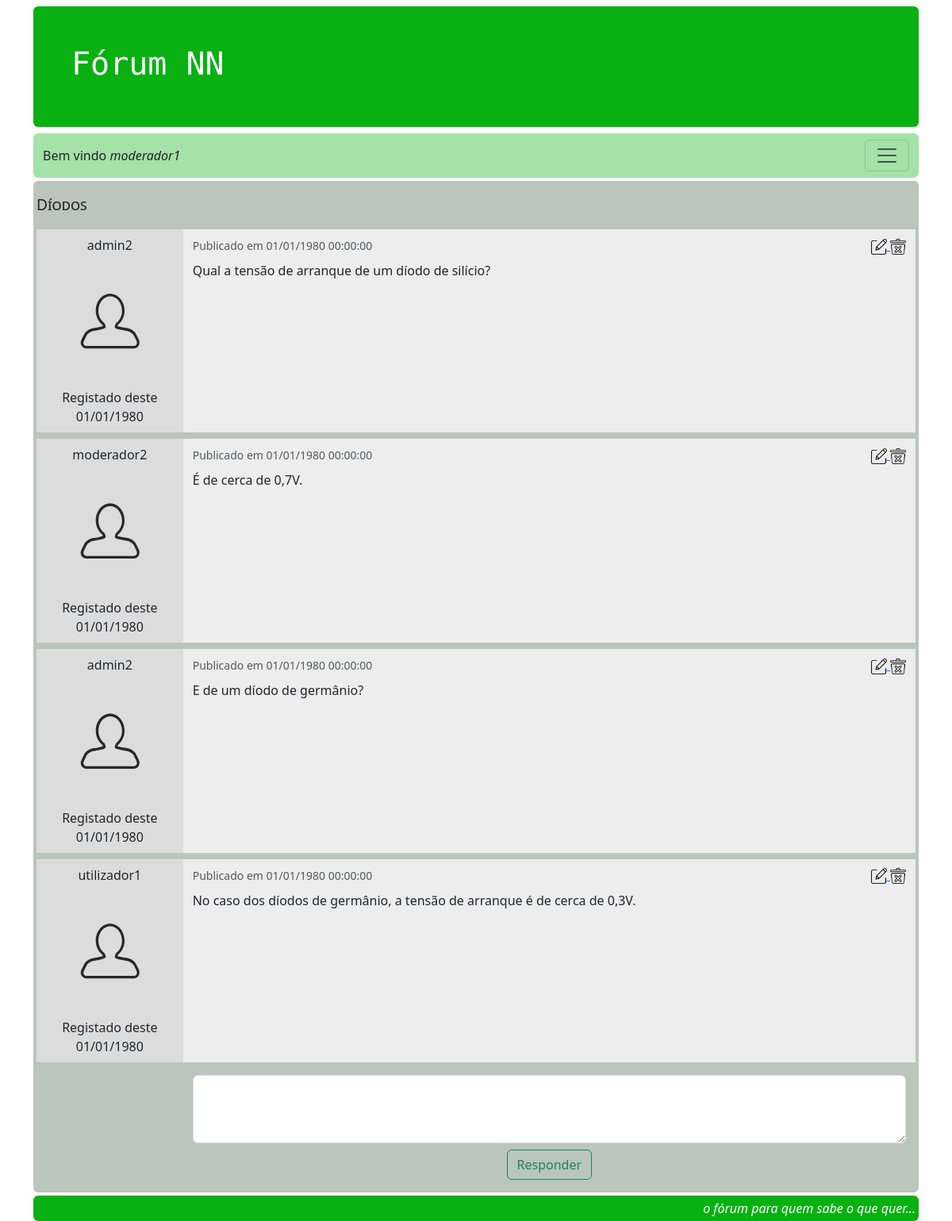
The page /topico.php?id_topico=1 (signed in) on the database its author committed.
### tables this page shows
CREATE TABLE `t_topico` (
  `idtopico` int NOT NULL,
  `titulo` varchar(255) NOT NULL,
  `refidutilizador` int NOT NULL,
  `datatopico` timestamp NOT NULL DEFAULT CURRENT_TIMESTAMP
);

CREATE TABLE `t_mensagem` (
  `idmensagem` int NOT NULL,
  `refidutilizador` int NOT NULL,
  `refidtopico` int NOT NULL,
  `mensagem` varchar(64000) NOT NULL,
  `datamensagem` timestamp NOT NULL DEFAULT CURRENT_TIMESTAMP
);

CREATE TABLE `t_utilizador` (
  `idutilizador` int NOT NULL,
  `utilizador` varchar(100) NOT NULL,
  `senha` varchar(100) NOT NULL,
  `tipo` int NOT NULL DEFAULT '1',
  `dataregisto` timestamp NOT NULL DEFAULT CURRENT_TIMESTAMP,
  `ativo` int NOT NULL DEFAULT '1'
);

### bd.php (called while the page is built, shortened)
<?php
    function ligarBD() {
        $servername = "localhost";
        $username = "root";
        $password = "mysql";
        $nomebd = "bdforum";
        try {
            $conn = new PDO("mysql:host=$servername;dbname=$nomebd", $username, $password);
            $conn->setAttribute(PDO::ATTR_ERRMODE, PDO::ERRMODE_EXCEPTION);
            return $conn;
        } catch(PDOException $e) {
            echo "Erro no acesso à base de dados: " . $e->getMessage();
            return null;
        }
    }
    function consultarBD($sql) {
        $conn = ligarBD();
        $stmt = $conn->prepare($sql);
        $stmt->execute();
        $stmt->setFetchMode(PDO::FETCH_ASSOC);
        $rs = $stmt->fetchAll();
        return $rs;
    }
?>

### topico.php (the view, shortened to what this page needs)
<?php
    include_once('bd.php');
    if (isset($_GET['id_topico']) &&
        !empty($_GET['id_topico']) &&
        is_numeric($_GET['id_topico']) ) {
            $sql = 'SELECT titulo FROM t_topico WHERE idtopico='.$_GET['id_topico'];
            $rs = consultarBD($sql);
            $titulo = $rs[0]['titulo'];
            $sql = 'SELECT idmensagem, mensagem, datamensagem, idutilizador, utilizador, dataregisto';
            $sql .= ' FROM t_mensagem JOIN t_utilizador ON';
            $sql .= ' t_mensagem.refidutilizador = t_utilizador.idutilizador';
            $sql .= ' WHERE refidtopico = '.$_GET['id_topico'];
            $sql .= ' ORDER BY idmensagem ASC';
            $rs = consultarBD($sql);
    }
    else {
    ?>
        <h3>Tópico não encontrado.</h3>
        <p>Clique <a href="./topicos.php">aqui</a> para voltar aos tópicos.</p>
    <?php
    die();
    }
?>
<!DOCTYPE html>
<html lang="pt">
<head>
    <?php require_once('metadados.php') ?>
</head>
<body>
    <div class="container">
        <?php include_once('header.php'); ?>
        <?php include_once('navegacao.php'); ?>
        <div class="my-1 p-3 bg-topico rounded">
            <div class="row mb-3 topico-titulo">
                <?php echo $titulo; ?>
            </div>
            <?php
            foreach ($rs as $registo) {
                $idmensagem = $registo['idmensagem'];
                $mensagem= $registo['mensagem'];
                $datamensagem = date_format(date_create($registo['datamensagem']),"d/m/Y H:i:s");
                $utilizador = $registo['utilizador'];
                $dataregisto = date_format(date_create($registo['dataregisto']),"d/m/Y");
            ?>
            <div class="row pb-2">
                <div class="col-sm-2 topico-utilizador p-2 text-center">
                    <?php echo $utilizador; ?>
                    <img src="./assets/img/utilizador.svg" class="img-fluid" alt="imagem_utilizador">
                    <? echo 'Registado deste '.$dataregisto; ?>
                </div>
                <div class="col-sm-10 topico-mensagem">
                    <div class="row pb-2 pt-2 align-items-center" >
                        <div class="col-sm-8 text-left text-muted">
                            <small id="publicado-em">Publicado em <?php echo $datamensagem; ?></small>
                        </div>
                        <div class="col-sm-4 text-end">
                            <a href="./editar_mensagem.php?id_mensagem=<?php echo $idmensagem; ?>">
                                <img src="./assets/img/editar.png" class="img-fluid topico-icones"
                                    alt="imagem_editar" title="Editar mensagem">
                            </a>
                            <a href="./eliminar_mensagem.php?id_mensagem=<?php echo $idmensagem; ?>">
                                <img src="./assets/img/eliminar.png" class="img-fluid topico-icones"
                                    alt="imagem_eliminar" title="Eliminar mensagem">
                            </a>
                        </div>
                    </div>
                    <p id="mensagem">
                    <?php echo $mensagem; ?>
                    </p>
                </div>
            </div>
            <?php
            }
            ?>
            <div class="row pt-2">
                <div class="col-sm-2"></div>
                <div class="col-sm-10 text-center">
                    <form action="./responder_topico.php?id_topico=<?php echo $_GET['id_topico']; ?>" method="post">
                        <textarea class="form-control mb-1" id="mensagem" name="mensagem" rows="3" required></textarea>
                        <button type="submit" class="btn btn-outline-success mt-1">Responder</button>
                    </form>
                </div>
            </div>
        </div>
        <?php include_once('footer.php'); ?>
    </div>
</body>
</html>

### metadados.php (shortened to what this page needs)
<link href="./bootstrap-5.3.3-dist/css/bootstrap.min.css" rel="stylesheet">
<link href="./css/meu_estilo.css" rel="stylesheet">

### header.php
<div class="my-2 p-5 bg-buzio text-white rounded">
    <div class="row">
        <div class="col-sm-8 ">
            <h1 class="monoton-regular">Fórum NN</h1>
        </div>
    </div>
</div>

### navegacao.php (shortened to what this page needs)
<nav class="navbar bg-navegacao rounded">
    <div class="container-fluid">
        <span>Bem vindo <i><?php echo $_SESSION['utilizador']; ?></i></span>
        <button class="navbar-toggler" type="button" data-bs-toggle="offcanvas" data-bs-target="#offcanvasNavbar">
            <span class="navbar-toggler-icon"></span>
        </button>
    </div>
</nav>

### footer.php
<div class="p-1 bg-buzio text-white rounded">
    <div class="row">
        <div class="col-sm-12 text-end fst-italic">
            o fórum para quem sabe o que quer...
        </div>
    </div>
</div>

### css/meu_estilo.css (style rules this page uses)
.monoton-regular { font-family: "Monoton", sans-serif; font-weight: 400; font-style: normal; }
.bg-buzio { background-color:rgb(8, 177, 17); }
.bg-navegacao { background-color:rgba(8, 177, 16, 0.363); }
.bg-topico { background-color:rgba(68, 96, 69, 0.363); }
.topico-titulo { font-size:larger; font-variant: small-caps; }
.topico-utilizador { background-color:rgb(220, 220, 220); }
.topico-mensagem { background-color:rgb(237, 237, 237); }
.topico-icones { max-width: 20px; height: auto; }

### rows shown on the page
t_topico: titulo "Díodos"
t_mensagem: t_utilizador.utilizador "admin2", t_utilizador.dataregisto "01/01/1980", datamensagem "01/01/1980 00:00:00", mensagem "Qual a tensão de arranque de um díodo de silício?"
t_mensagem: t_utilizador.utilizador "moderador2", t_utilizador.dataregisto "01/01/1980", datamensagem "01/01/1980 00:00:00", mensagem "É de cerca de 0,7V."
t_mensagem: t_utilizador.utilizador "admin2", t_utilizador.dataregisto "01/01/1980", datamensagem "01/01/1980 00:00:00", mensagem "E de um díodo de germânio?"
t_mensagem: t_utilizador.utilizador "utilizador1", t_utilizador.dataregisto "01/01/1980", datamensagem "01/01/1980 00:00:00", mensagem "No caso dos díodos de germânio, a tensão de arranque é de cerca de 0,3V."

### other values the page prints
$_SESSION['utilizador'] "moderador1"
